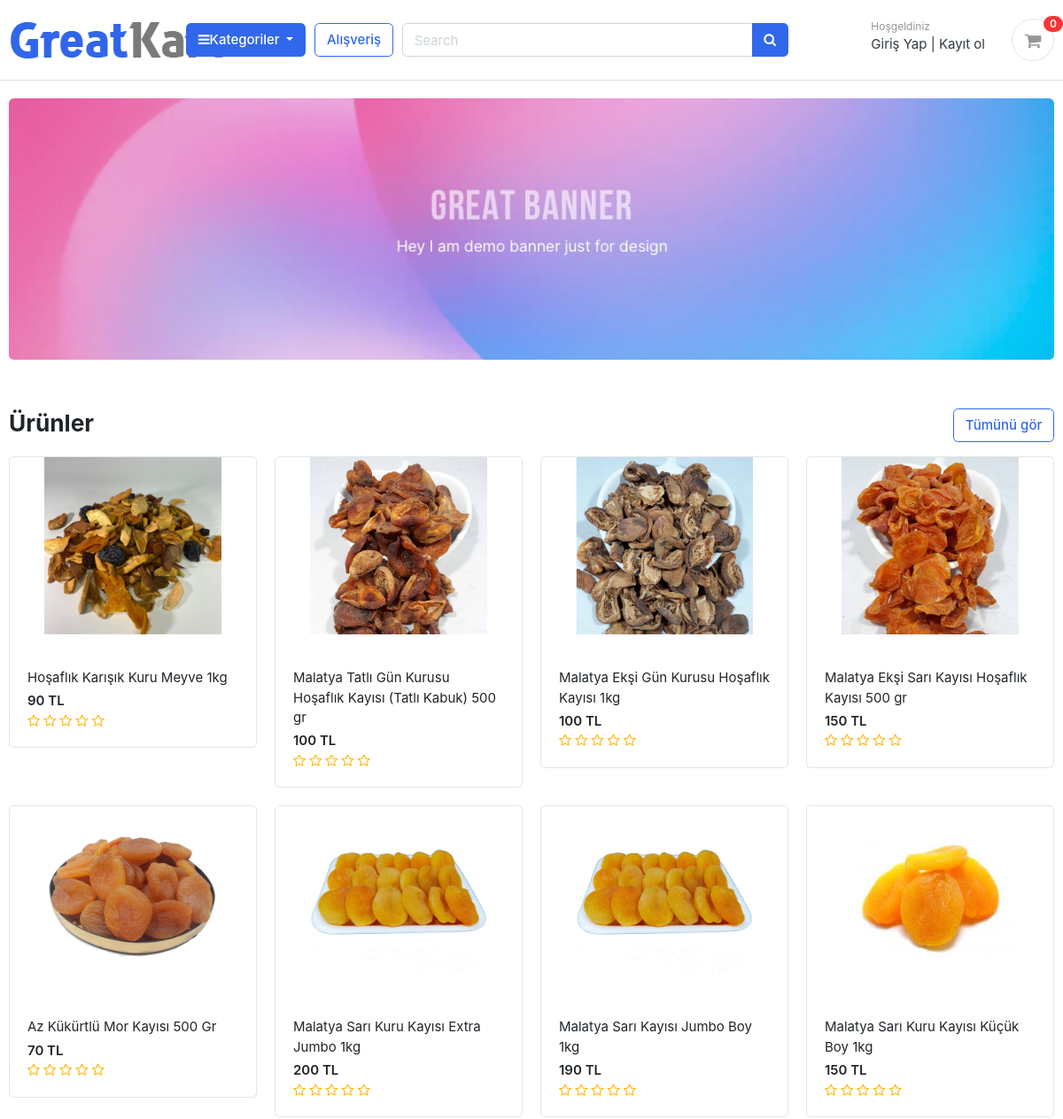
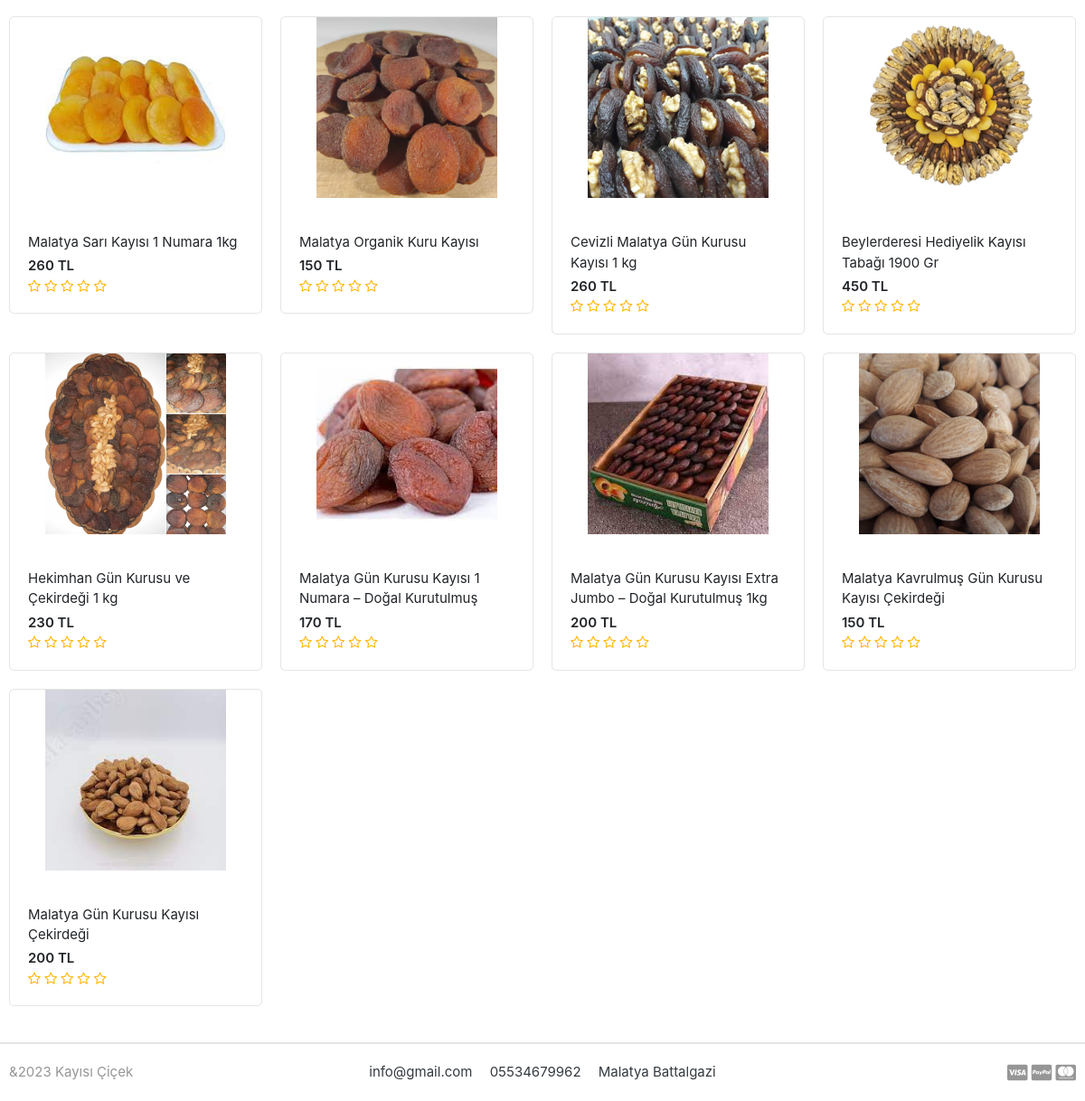
The page / on the database its author committed (2 pictures, top to bottom).
### store/models.py (models this page shows, shortened)
class Urunler(models.Model):
    urun_adi = models.CharField(max_length=200, unique=True)
    slug = models.SlugField(max_length=200, unique=True)
    description = models.TextField(max_length=1000, blank=True)
    fiyat = models.IntegerField()
    images = models.ImageField(upload_to='photo/urunler')
    stok = models.IntegerField()
    is_available = models.BooleanField(default=True)
    category = models.ForeignKey(Category, on_delete=models.CASCADE)
    created_date = models.DateTimeField(auto_now_add=True)
    modify_date = models.DateTimeField(auto_now=True)
    def get_url(self):
        return reverse('urun_detail', args=[self.category.slug, self.slug])
    def averagePuanlama(self):
        puanlamas = Puanlama.objects.filter(urun=self, status=True).aggregate(average=Avg('degerlendirme'))
        avg = 0
        if puanlamas['average'] is not None:
            avg = float(puanlamas['average'])
        return avg

### apricotshop/views.py (the view)
# urls.py: 2. Add a URL to urlpatterns:  path('', views.home, name='home')
def home(request):
    urunler = Urunler.objects.all().filter(is_available=True).order_by('created_date')
    puanlamas = None
    for urun in urunler:
        puanlamas = Puanlama.objects.filter(urun_id=urun.id, status=True)
    context = {
        'urunler':urunler,
        'puanlamas': puanlamas,
    }
    return render(request,'home.html',context)

### Category/context_processors.py (called while the page is built)
def menu_link(request):
    link=Category.objects.all()
    return dict(link =link)

### Category/models.py (called while the page is built)
    def get_url(self):
            return reverse('urunler_by_category', args=[self.slug])

### kartlar/context_processors.py (called while the page is built)
def sayac(request):
    kart_sayac=0
    if 'admin' in request.path:
        return {}
    else:
        try:
            kart =Kart.objects.filter(kart_id=_kart_id(request))
            if request.user.is_authenticated:
                kart_items = KartItem.objects.all().filter(user=request.user)
            else:
                kart_items = KartItem.objects.all().filter(kart=kart[:1])
            for kart_item in kart_items:
                kart_sayac += kart_item.Miktar
        except Kart.DoesNotExist:
            kart_sayac =0
    return dict(kart_sayac=kart_sayac)

### kartlar/views.py (called while the page is built)
def _kart_id(request):
    kart = request.session.session_key
    if not kart:
        kart = request.session.create()
    return kart

### templates/home.html
{% extends 'base.html' %}
{% load static %}
{% block content %}
<section class="section-intro padding-y-sm">
<div class="container">
<div class="intro-banner-wrap">
	<img src="{% static './images/banners/1.jpg' %}" class="img-fluid rounded" >
</div>
</div>
</section>
<section class="section-name padding-y-sm">
<div class="container">
<header class="section-heading">
	<a href="{% url 'store' %}" class="btn btn-outline-primary float-right">Tümünü gör</a>
	<h3 class="section-title">Ürünler</h3>
</header>
<div class="row">
	{% for urun in urunler %}
	<div class="col-md-3">
		<div class="card card-product-grid">
			<a href="{{urun.get_url}}" class="img-wrap"> <img src="{{urun.images.url}}"  alt="" style="width:200px;height:200px;"></a>
			<figcaption class="info-wrap" width="215" height="330">
				<a href="{{urun.get_url}}" class="title">{{urun.urun_adi}}</a>
				<div class="price mt-1">{{urun.fiyat}} TL</div>
				<div class="rating-star">
				<span>
					<i class="fa fa-star{% if urun.averagePuanlama < 0.5 %}-o{% elif urun.averagePuanlama >= 0.5 and urun.averagePuanlama < 1 %}-half-o {% endif %}" aria-hidden="true"></i>
					<i class="fa fa-star{% if urun.averagePuanlama < 1.5 %}-o{% elif urun.averagePuanlama >= 1.5 and urun.averagePuanlama < 2 %}-half-o {% endif %}" aria-hidden="true"></i>
					<i class="fa fa-star{% if urun.averagePuanlama < 2.5 %}-o{% elif urun.averagePuanlama >= 2.5 and urun.averagePuanlama < 3 %}-half-o {% endif %}" aria-hidden="true"></i>
					<i class="fa fa-star{% if urun.averagePuanlama < 3.5 %}-o{% elif urun.averagePuanlama >= 3.5 and urun.averagePuanlama < 4 %}-half-o {% endif %}" aria-hidden="true"></i>
					<i class="fa fa-star{% if urun.averagePuanlama < 4.5 %}-o{% elif urun.averagePuanlama >= 4.5 and urun.averagePuanlama < 5 %}-half-o {% endif %}" aria-hidden="true"></i>
				</span>
			</div>
			</figcaption>
		</div>
	</div>
	{% endfor %}
</div>
</div>
</section>
</body>
</html>
{% endblock %}

### static/css/ui.css (style rules this page uses)
html { font-family: "Inter", sans-serif; font-size: 15px; }
.img-wrap { text-align: center; display: block; }
.img-wrap img { max-width: 100%; }
.padding-y-sm { padding-top: 20px; padding-bottom: 20px; }
.section-heading { margin-bottom: 20px; margin-top: 15px; }
.section-title { color: #212529; }
[class*=card-product] a.title { color: #212529; display: block; }
[class*=card-product] .img-wrap { overflow: hidden; position: relative; }
[class*=card-product] .img-wrap img { height: 100%; max-width: 100%; width: auto; display: inline-block; -o-object-fit: cover; object-fit: cover; }
.card-product-grid { margin-bottom: 20px; }
.card-product-grid .img-wrap { border-radius: 0.2rem 0.2rem 0 0; height: 220px; }
.card-product-grid .info-wrap { overflow: hidden; padding: 18px 20px; }
.card .img-wrap { overflow: hidden; }
.price { font-weight: 600; color: #212529; }

### static/css/musteri.css (style rules this page uses)
.rating-star i { color: #ffb503 !important; }

### rows shown on the page
Urunler: images (picture), urun_adi "Hoşaflık Karışık Kuru Meyve 1kg", fiyat "90"
Urunler: images (picture), urun_adi "Malatya Tatlı Gün Kurusu Hoşaflık Kayısı (Tatlı Kabuk) 500 gr", fiyat "100"
Urunler: images (picture), urun_adi "Malatya Ekşi Gün Kurusu Hoşaflık Kayısı 1kg", fiyat "100"
Urunler: images (picture), urun_adi "Malatya Ekşi Sarı Kayısı Hoşaflık Kayısı 500 gr", fiyat "150"
Urunler: images (picture), urun_adi "Az Kükürtlü Mor Kayısı 500 Gr", fiyat "70"
Urunler: images (picture), urun_adi "Malatya Sarı Kuru Kayısı Extra Jumbo 1kg", fiyat "200"
Urunler: images (picture), urun_adi "Malatya Sarı Kayısı Jumbo Boy 1kg", fiyat "190"
Urunler: images (picture), urun_adi "Malatya Sarı Kuru Kayısı Küçük Boy 1kg", fiyat "150"
Urunler: images (picture), urun_adi "Malatya Sarı Kayısı 1 Numara 1kg", fiyat "260"
Urunler: images (picture), urun_adi "Malatya Organik Kuru Kayısı", fiyat "150"
Urunler: images (picture), urun_adi "Cevizli Malatya Gün Kurusu Kayısı 1 kg", fiyat "260"
Urunler: images (picture), urun_adi "Beylerderesi Hediyelik Kayısı Tabağı 1900 Gr", fiyat "450"
Urunler: images (picture), urun_adi "Hekimhan Gün Kurusu ve Çekirdeği 1 kg", fiyat "230"
Urunler: images (picture), urun_adi "Malatya Gün Kurusu Kayısı 1 Numara – Doğal Kurutulmuş", fiyat "170"
Urunler: images (picture), urun_adi "Malatya Gün Kurusu Kayısı Extra Jumbo – Doğal Kurutulmuş 1kg", fiyat "200"
Urunler: images (picture), urun_adi "Malatya Kavrulmuş Gün Kurusu Kayısı Çekirdeği", fiyat "150"
Urunler: images (picture), urun_adi "Malatya Gün Kurusu Kayısı Çekirdeği", fiyat "200"

### other values the page prints
{{ kart_sayac }} "0"
